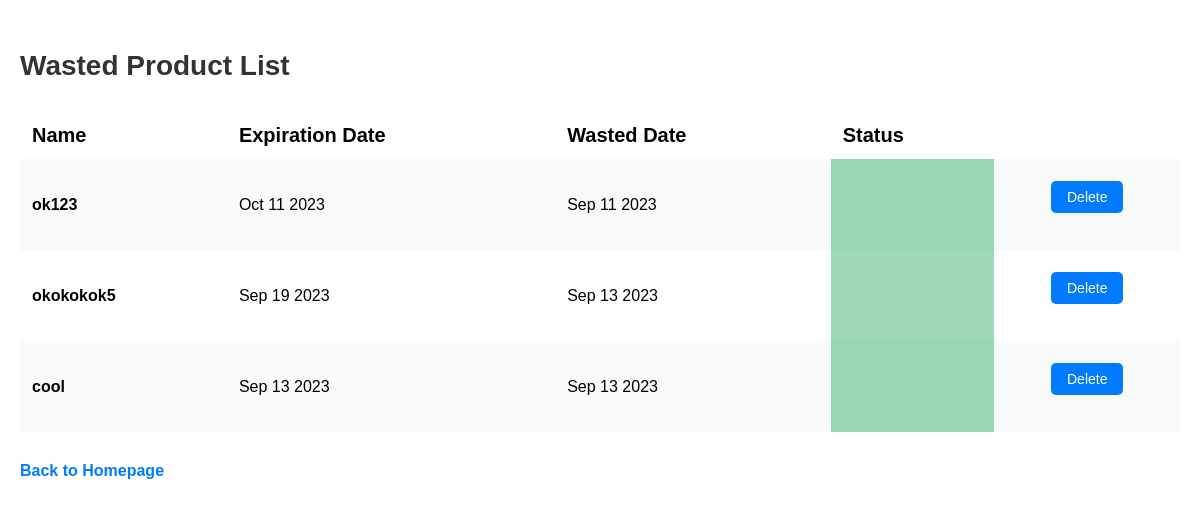
The app's page /wasted_product_list with its own data.
### app.py (models this page shows, shortened)
class Product(db.Model):
    id = db.Column(db.Integer, primary_key=True)
    product_name = db.Column(db.String(200), nullable=False)
    date_created = db.Column(db.DateTime, default=lambda: datetime.now(pt_timezone))
    date_wasted = db.Column(db.DateTime, default=lambda: datetime.now(pt_timezone))
    expiration_date = db.Column(db.Date)
    expiration_status = db.Column(db.Boolean, default=False)
    wasted_status = db.Column(db.Boolean, default=False)
    barcode_id = db.Column(db.Integer, db.ForeignKey('barcode.id'))
    barcode = db.relationship('Barcode', back_populates='products')

### app.py (the view)
@app.route('/wasted_product_list', methods=['GET', 'POST'])
def wasted_product_list():
    products = Product.query.filter_by(wasted_status=True).order_by(Product.date_created).all()
    return render_template("wasted_product_list.html", products=products)

### templates/wasted_product_list.html (shortened to what this page needs)
{% extends 'base.html' %}
{% block body %}
<div class="content">
    <h1 class="headline">Wasted Product List</h1>
    {% if products|length < 1 %} <h4 class="no-products-msg">There are no products. Create one below!</h4>
        {% else %}
        <table class="desktop">
            <tr>
                <td class="attribute-label">Name</th>
                <td class="attribute-label">Expiration Date</th>
                <td class="attribute-label">Wasted Date</th>
                <td class="attribute-label">Status</th>
            </tr>
            {% for product in products %}
            <tr>
                <td class="product product-name">{{ product.product_name }}</td>
                <td class="product expiration-date">{{ product.expiration_date.strftime('%b %d %Y') }}</td>
                {% if product.date_wasted != None %}
                <td class="product wasted-date">{{ product.date_wasted.strftime('%b %d %Y') }}</td>
                {% endif %}
                <td class="product expiration-status" data-product-id="{{ product.id }}"></td>
                <td class="button-container">
                    <button class="delete-button" data-product-id="{{ product.id }}">Delete</button>
                </td>
            </tr>
            {% endfor %}
        </table>
        {% endif %}
        <a class="wasted-products-link" href="/">Back to Homepage</a>
</div>
{% endblock %}

### static/css/main.css (style rules this page uses)
body { font-family: 'Arial', sans-serif; margin: 0 auto; }
.content { max-width: 1200px; padding: 20px; margin: 0 auto; }
h1.headline { font-size: 28px; color: #333; margin: 30px 0; }
.product-name { font-weight: bold; }
.expiration-status { color: #3cb371; }
.button-container { display: flex; margin: 10px 0 25px 0; }
.wasted-products-link { display: block; color: #007bff; text-decoration: none; font-weight: bold; margin: 30px 0; }
button { background-color: #007bff; color: #fff; border: none; padding: 8px 16px; font-size: 14px; border-radius: 5px; cursor: pointer; margin-right: 5px; width: 100%; }
button:last-child { margin-right: 0; }
.product, .attribute-label { width: 100%; }
.desktop { display: none; }
@media (min-width: 768px) { .desktop { display: table; } }
@media (min-width: 768px) { .product, .attribute-label { width: auto; } }
@media (min-width: 768px) { table { width: 100%; border-collapse: collapse; margin-top: 20px; } }
@media (min-width: 768px) { th, td { padding: 12px; } }
@media (min-width: 768px) { tr:nth-child(even) { background-color: #f8f9fa; } }
@media (min-width: 768px) { button { width: auto; } }
@media (min-width: 768px) { .button-container { text-align: center; display: block; } }
@media (min-width: 768px) { .attribute-label { font-size: 20px; font-weight: bold; } }
@media (min-width: 768px) { .expiration-status { color: #000; background: rgba(60, 179, 113, 0.5); } }

### records on screen
Product: product_name "ok123", expiration_date "Oct 11 2023", date_wasted "Sep 11 2023"
Product: product_name "okokokok5", expiration_date "Sep 19 2023", date_wasted "Sep 13 2023"
Product: product_name "cool", expiration_date "Sep 13 2023", date_wasted "Sep 13 2023"
